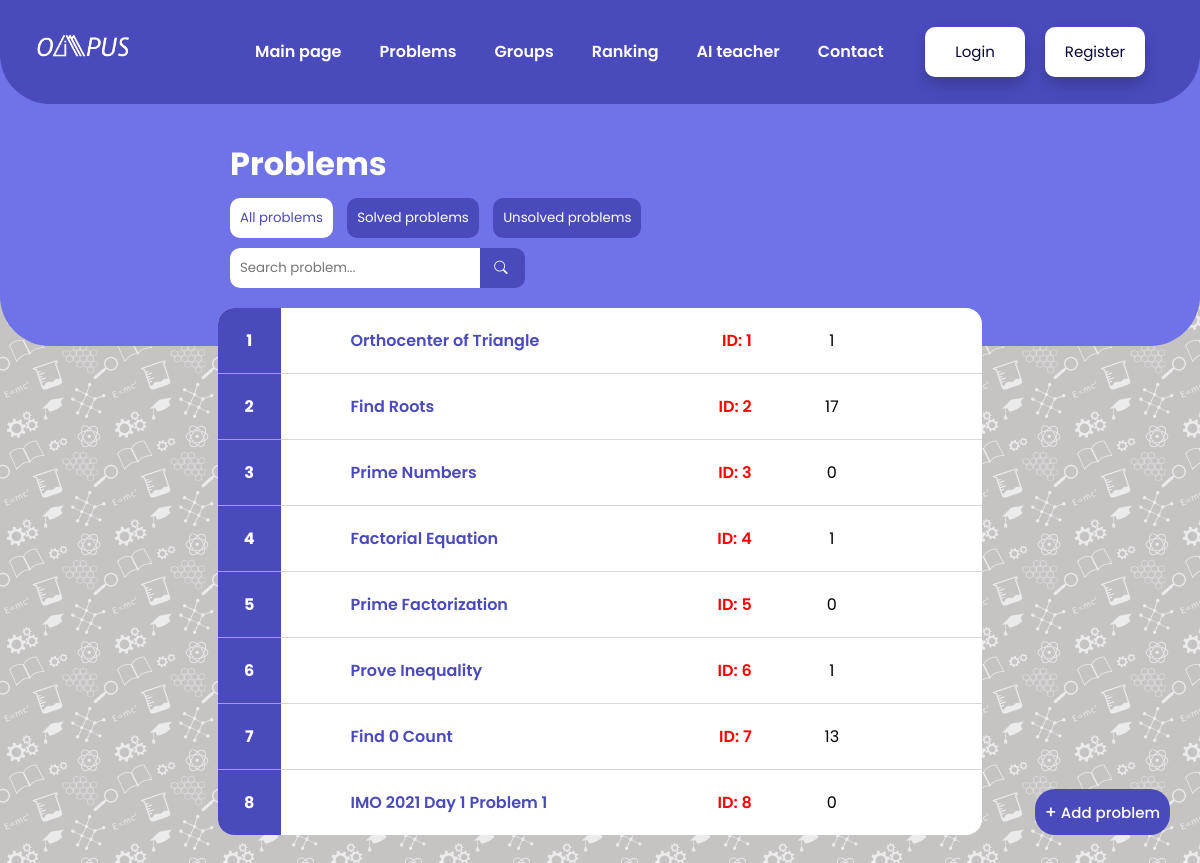
Page /problems/math/ on the committed database.
### problems/models.py (models this page shows, shortened)
class Problem(models.Model):
    source_problem = models.CharField(max_length = 300)
    problem_subject = models.CharField(max_length = 20)
    problem_context_img = models.ImageField(upload_to = 'problems/', null = True, blank = True)
    problem_context = models.CharField(max_length = 10000, blank = True)
    problem_views = models.IntegerField(default = 0)
    pub_date = models.DateTimeField(auto_now_add = True)
    show_problem = models.BooleanField(default = False)
    have_solution = models.BooleanField(default = False)
    user_added = models.ForeignKey(Account, on_delete=models.CASCADE)

### problems/views.py (the view, shortened to what this page needs)
# urls.py: path('<str:subject>/', views.problems, name='problems'),
def problems(request,subject):
    problems=Problem.objects.filter(problem_subject=subject)
    return render(request,'problems.html',{"problems":problems,"subjects":subjects,"islogin":islogin(request)})

### problems/views.py (called while the page is built)
def islogin(request):
    if 'username' in request.session:
        return Account.objects.get(username=request.session['username'])
    return False

### templates/problems.html (shortened to what this page needs)
<!DOCTYPE html>
<html lang="en">
<head>
  <link rel="stylesheet" href="/static/css/chat.css">
  <link rel="stylesheet" href="/static/css/problems.css">
  <link href="https://css.gg/css?=|comment|eye-alt|eye" rel="stylesheet">
  <link href="https://cdn.jsdelivr.net/npm/remixicon@2.2.0/fonts/remixicon.css" rel="stylesheet">
</head>
<body>
    {% include 'navbar.html' %}
    <div class="problems">
        {% if contest %}
        <h1 class="head_prob"><a class="back_to_group" href="{% url 'groups' contest.group.id %}">{{contest.group.name}}</a><span>  >  </span>{{ contest.name }}</h1>
        <div class="filter_buttons">
            <button class="all_problems" onclick="show_all_problems()">All problems</button>
            <button class="chat" onclick="show_chat()">Discuss</button>
        </div>
        {% else %}
        <h1 class="head_prob">Problems</h1>
        <div class="filter_buttons">
            <button class="all_problems" onclick="show_all_problems()">All problems</button>
            <button class="solved_problems" onclick="show_solved_problems()">Solved problems</button>
            <button class="unsolved_problems" onclick="show_unsolved_problems()">Unsolved problems</button>
            <div class="search_engine">
                <form method="post">
                    {% if filter %}
                    <input type="text" placeholder="Search problem..." class="search_text" name="search" value="{{ filter }}">
                    {% else %}
                    <input type="text" placeholder="Search problem..." class="search_text" name="search">
                    {% endif %}
                    <button type="submit" class="search_btn"><i class="bi bi-search"></i></button>
                </form>
            </div>
        </div>
        {% endif %}
        <table class="all_problems_table">
            <tbody class="table_body">
                {% for problem in problems %}
                {% if problem.show_problem %}
                <tr class="data-item">
                    <td width="5%" class="number"><p class="number0"></p></td>
                    <td height="100%" width="50%" class="problem_text"><a href="{% url 'problem_view' problem.problem_subject problem.id %}" class="go_problem">{{problem.source_problem}} <p style="float: right; margin-right: 30px; color: red;">ID: {{problem.id}}</p></a></td>
                    <td width="10%"class="follows_text"><p id="follows">{{problem.problem_views}}</p></td>
                    <td width="10%" class="view"><button class="view_problem" data-problem-id="{{problem.id}}"></button></td>
                </tr>
                {% endif %}
                {% endfor %}
            </tbody>
        </table>
        {% if contest %}
        <div class="chat_messages">
            <div class="chat_container">
                <div class="messages_sent">
                    {% if messages %}
                    {% for message in messages %}
                    <div class="message_sent_cont">
                        <div class="person_sent">
                            <img src="/media/{{ message.user_added.profile_photo }}" alt="profile_photo" class="person_profile">
                            <div class="texts_message">
                                {% if message.user_added.admin_tag %}
                                <a href="{% url 'profile' message.user_added.username %}" class="user" style="color: red;">{{ message.user_added.username }}</a>
                                {% elif message.user_added.teacher_tag %}
                                <a href="{% url 'profile' message.user_added.username %}" class="user" style="color: blue;">{{ message.user_added.username }}</a>
                                {% elif message.user_added.clever_tag %}
                                <a href="{% url 'profile' message.user_added.username %}" class="user" style="color: green;">{{ message.user_added.username }}</a>
                                {% elif message.user_added.olympian_tag %}
                                <a href="{% url 'profile' message.user_added.username %}" class="user" style="color: purple;">{{ message.user_added.username }}</a>
                                {% else %}
                                <a href="{% url 'profile' message.user_added.username %}" class="user" style="color: black;">{{ message.user_added.username }}</a>
                                {% endif %}
                                <p class="message_text">{{ message.message }}</p>
                            </div>
                        </div>
                    </div>
                    {% endfor %}
                    {% else %}
                    <p class="no_message">No messages</p>
                    {% endif %}
                </div>
                <form method="post" class="send_msg_frm">
                    {% csrf_token %}
                    <img src="/media/{{ islogin.profile_photo }}" alt="profile_photo" class="person_profile">
                    <textarea type="text" name="message" cols="80" rows="1" placeholder="Öz fikirlərinizi paylaşın" class="mes_input"></textarea>
                    <button type="submit" class="send_msg">Send message<i class="bi bi-send"></i></button>
                </form>
            </div>
        </div>
        {% else %}
        <a class="add_prob_btn" href="{% url 'add_problem' %}"><p class="plus_add">+</p> Add problem</a>
        {% endif %}
    </div>
</body>
</html>

### templates/navbar.html (shortened to what this page needs)
<header>
    <link href="https://cdn.jsdelivr.net/npm/remixicon@2.2.0/fonts/remixicon.css" rel="stylesheet">
    <link rel="stylesheet" href="https://unpkg.com/boxicons@latest/css/boxicons.min.css">
    <link rel="stylesheet" href="https://cdn.jsdelivr.net/npm/bootstrap-icons@1.10.5/font/bootstrap-icons.css">
    <link rel="stylesheet" type="text/css" href="/static/css/navbar.css">
    <a href="{% url 'base' %}" class="logo"><img width="100" src="/static/images/logo.png" alt="Logo"></a>
    <div class="navbar-all-elements">
        <ul class="navlist">
            <li><button class="dropbtn"><a href="{% url 'base' %}">Main page</a></button></li>
            <li>
            <div class="dropdown">
                <div class="buttons_drop">
                    <button class="dropbtn" id="dropbtn_prob"><a href="{% url 'problems_main' %}">Problems</a><button class="icon_opening"></button></button>
                </div>
            </div>
            </li>
            <li id="group_not"><button class="dropbtn"><a href="{% url 'groups_main' %}">Groups</button></a>{% if islogin.requests|length > 1 %}<p class="notify_group">New</p>{% endif %}</li>
            <li><button class="dropbtn"><a href="{% url 'ranking' %}">Ranking</a></button></li>
            <li><button class="dropbtn"><a href="{% url 'ai' %}">AI teacher</a></button></li>
            <li><button class="dropbtn"><a href="{% url 'contact' %}">Contact</a></button></li>
        </ul>
        {% if islogin == False %}
        <div class="forms-all">
            <div class="users-section">
                <a href="{% url 'login' %}"><button class="login">Login</button></a>
                <a href="{% url 'register' %}"><button class="register">Register</button></a>
            </div>
        </div>
        {% endif %}
    </div>
</header>
<div class="head-bottom">
</div>

### static/css/chat.css (style rules this page uses)
* { padding: 0; margin: 0; font-family: "Poppins", sans-serif; text-decoration: none; list-style: none; box-sizing: border-box; }

### static/css/problems.css (style rules this page uses)
.problems { margin: 0 auto; margin-top: 7%; height: auto; width: 70%; padding: 30px; padding-top: 20px; background-color: transparent; border-radius: 20px; }
.problems .head_prob { color: white; margin-left: 20px; margin-bottom: 10px; }
.problems .filter_buttons { height: auto; margin-left: 20px; margin-bottom: 20px; }
.problems .filter_buttons button { padding: 10px; background: white; color: #4a4abd; border: 0; border-radius: 10px; cursor: pointer; margin-left: 10px; }
.problems .filter_buttons button:first-child { margin-left: 0; }
.problems .filter_buttons .solved_problems { background-color: #4a4abd; color: white; }
.problems .filter_buttons .unsolved_problems { background-color: #4a4abd; color: white; }
.problems table { border-collapse: collapse; margin: auto; width: 98%; border-radius: 1em; }
.problems .all_problems_table { display:table; }
table tbody { background-color: rgb(255, 255, 255); }
table tbody tr { border-bottom: solid rgba(206, 197, 197, 0.708) 1px; transition: 1s ease; }
table tbody tr:last-child { border-bottom: 0; }
table tbody tr td { text-align: center; padding: 20px; }
table tbody tr .problem_text { padding: 0; }
table tbody tr .problem_text a { display: inline-block; height: 100%; width: 100%; }
table tbody tr .number { background-color:#4a4abd; }
table tr:first-child td:first-child { text-align: center; border-top-left-radius: 1em; }
table tr:last-child td:first-child { text-align: center; border-bottom-left-radius: 1em; }
table tr:first-child td:last-child { text-align: center; border-top-right-radius: 1em; }
table tr:last-child td:last-child { text-align: center; border-bottom-right-radius: 1em; }
table tbody tr .number p { font-weight: 700; color: white; background-color:#4a4abd; }
table tbody tr td .go_problem { display: block; padding: 10px 0 10px 70px; background-color: rgba(255, 255, 255, 0); color: #4a4abd; border: 0; font-size: 16px; font-weight: 600; width: 100%; height: 100%; text-align: left; cursor: pointer; }
.problems .add_prob_btn { position: fixed; bottom: 30px; right: 30px; border-radius: 20px; padding: 10px; background-color: #4a4abd; color: white; font-size: 15px; font-weight: 500; display: flex; justify-content: center; align-items: center; }
.plus_add { font-size: 17px; padding-right: 4px; }
.search_engine { margin-top: 10px; display: flex; align-items: center; background-color: #4a4abd; border-radius: 10px; width: 295px; }
.search_text { padding: 10px; border-top-left-radius: 10px; border-bottom-left-radius: 10px; width: 250px; border: 0px solid rgb(110, 110, 110); color: #151520; }
.filter_buttons .search_engine .search_btn { background-color: #4a4abd; color: white; padding: 10px; margin-left: 0; }
@media (max-width: 1390px) { .problems { margin-top: 10%; } }

### rows in the picture
Problem: source_problem "Orthocenter of Triangle", id "1", problem_views "1"
Problem: source_problem "Find Roots", id "2", problem_views "17"
Problem: source_problem "Prime Numbers", id "3", problem_views "0"
Problem: source_problem "Factorial Equation", id "4", problem_views "1"
Problem: source_problem "Prime Factorization", id "5", problem_views "0"
Problem: source_problem "Prove Inequality", id "6", problem_views "1"
Problem: source_problem "Find 0 Count", id "7", problem_views "13"
Problem: source_problem "IMO 2021 Day 1 Problem 1", id "8", problem_views "0"
